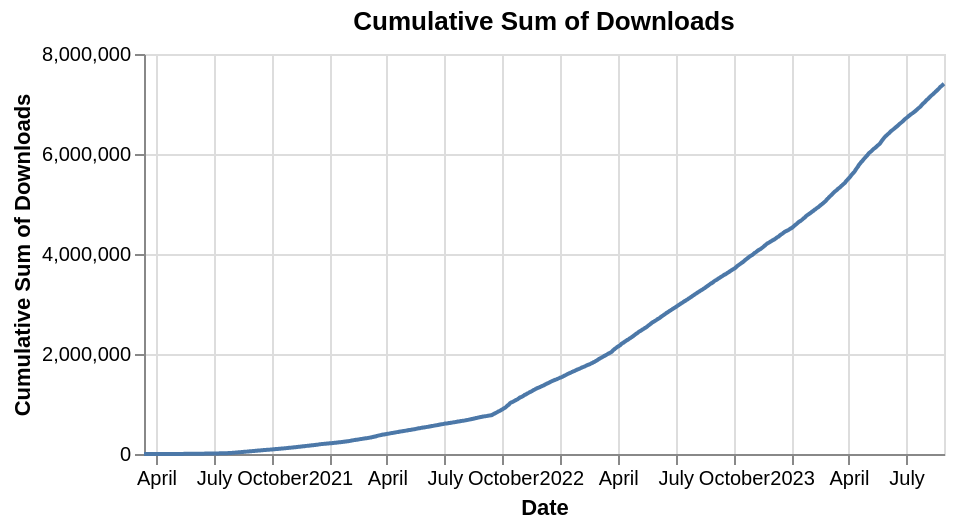

Write a Vega-Lite specification for this figure.
### Vega-Lite specification from a JSON file in a GitHub repository (floating-point values rounded to 4 significant figures; data arrays with more than 128 entries replaced by an {"elided": "..."} marker saying what was removed)
{"config": {"view": {"continuousWidth": 400, "continuousHeight": 300}}, "data": {"name": "data-26a64d5c94b9146ea20eb5048c154309"}, "mark": "line", "encoding": {"tooltip": [{"field": "date", "format": "%Y-%m-%d", "title": "Date", "type": "temporal"}, {"field": "cumulative_sum", "format": ",.0f", "title": "Cumulative Sum of Downloads", "type": "quantitative"}], "x": {"axis": {"title": "Date"}, "field": "date", "type": "temporal"}, "y": {"axis": {"title": "Cumulative Sum of Downloads"}, "field": "cumulative_sum", "type": "quantitative"}}, "height": 200, "title": "Cumulative Sum of Downloads", "transform": [{"window": [{"op": "sum", "field": "download_count", "as": "cumulative_sum"}], "sort": [{"field": "date"}]}], "$schema": "https://vega.github.io/schema/vega-lite/v4.17.0.json", "datasets": {"data-26a64d5c94b9146ea20eb5048c154309": {"elided": "1261 records"}}}
